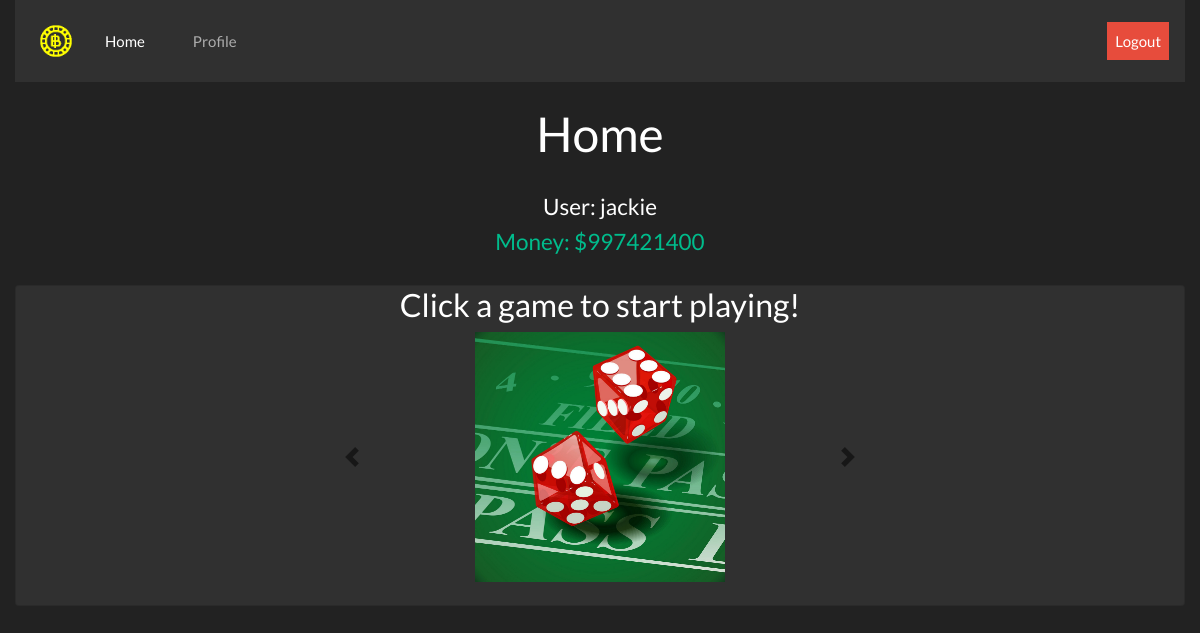
Page /home (signed in) on the earlier database version.
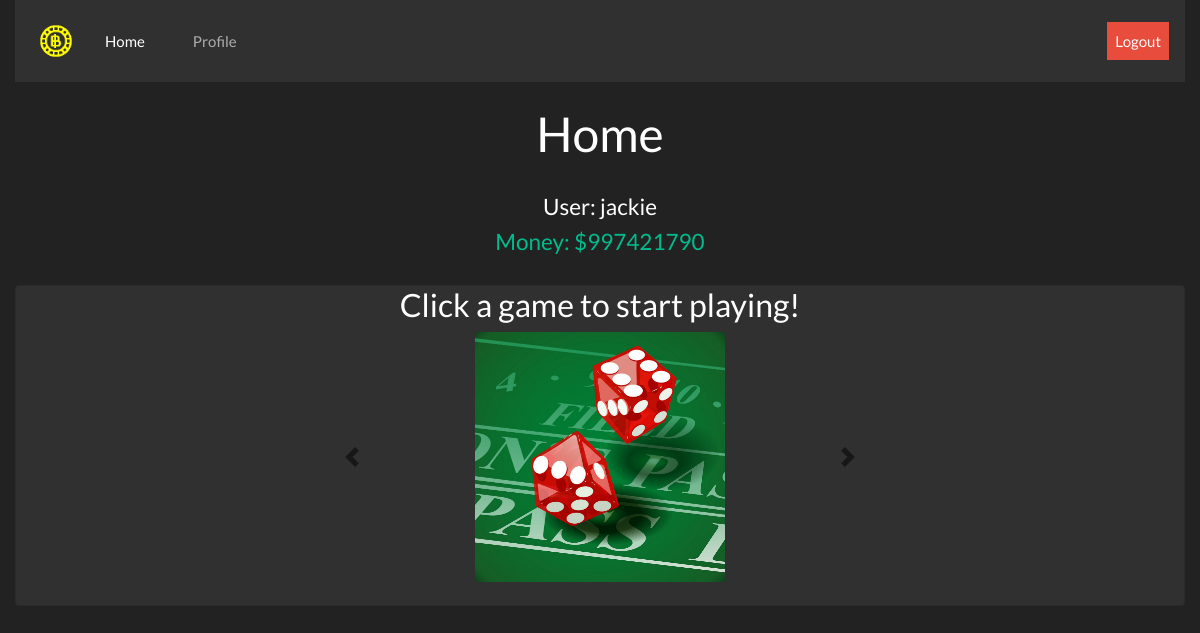
Same page on the later database version.
### tables this page shows
CREATE TABLE user_tbl (username TEXT, password TEXT, pfp TEXT, money INT, time INT, boosts TEXT);

### app.py (the view)
@app.route("/home")
@login_required
def home():
    user = session['username']
    money = db_manager.getMoney(user)
    '''def home(): homepage checks if user is in session and gets info on user'''
    return render_template("home.html", user=user, home="active", money=money)

### app.py (called while the page is built)
def login_required(f):
    @wraps(f)
    def dec(*args, **kwargs):
        if 'username' in session:
            for arg in args:
                print(arg)
            return f(*args, **kwargs)
        flash('You must be logged in to view this page!', 'alert-danger')
        return redirect('/')
    return dec

### utl/db_builder.py (called while the page is built)
def execmany(cmd, inputs):
    db = sqlite3.connect(DB_FILE)
    c = db.cursor()
    output = c.execute(cmd, inputs)
    db.commit()
    return output

### utl/db_manager.py (called while the page is built)
def getMoney(username):
    q = "SELECT money from user_tbl WHERE username=?"
    inputs = (username, )
    data = execmany(q, inputs).fetchone()[0]
    return data

### templates/home.html (shortened to what this page needs)
{% extends "_base.html" %}
{% block body %}
<h1>Home</h1>
<br>
<h4>User: {{user}}</h4>
<h4 class="text-success">Money: ${{money}}</h4><br>
<div class="card" style="margin-left: auto;
  margin-right: auto;">
  <h3>Click a game to start playing!</h3>
  <div id="carouselExampleIndicators" class="carousel slide w-50" data-ride="carousel" style="width:250px; align-items:center; margin-left: auto; margin-right: auto;">
    <div class="carousel-inner"  style="width:250px; align-items:center; margin-left: auto; margin-right: auto;">
			<div class="carousel-item active">
				<a href="/dice"><img class="d-block" style="margin: auto; width:250px; height:250px" src="../static/dice.jpg"></a>
			</div>
    </div>
      <a class="carousel-control-prev" href="#carouselExampleIndicators" role="button" data-slide="prev">
        <span class="carousel-control-prev-icon" aria-hidden="true" style="filter: invert(100%);"></span>
      </a>
      <a class="carousel-control-next" href="#carouselExampleIndicators" role="button" data-slide="next">
        <span class="carousel-control-next-icon" aria-hidden="true" style="filter: invert(100%);"></span>
      </a>
  </div>
  <br>
</div>
{% endblock %}

Differences in the rows shown:
changed user_tbl "jackie": money "997421400" → "997421790"
